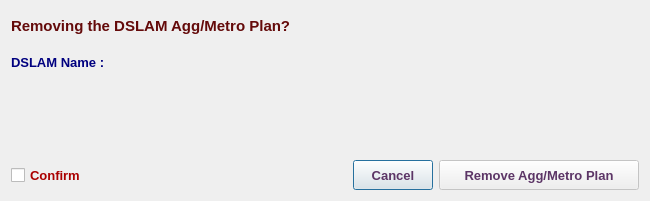
<?xml version="1.0" encoding="UTF-8"?>
<ui version="4.0">
 <class>MA5600RemoveAggMetroPlanDialog</class>
 <widget class="QDialog" name="MA5600RemoveAggMetroPlanDialog">
  <property name="geometry">
   <rect>
    <x>0</x>
    <y>0</y>
    <width>650</width>
    <height>201</height>
   </rect>
  </property>
  <property name="minimumSize">
   <size>
    <width>650</width>
    <height>200</height>
   </size>
  </property>
  <property name="maximumSize">
   <size>
    <width>651</width>
    <height>201</height>
   </size>
  </property>
  <property name="font">
   <font>
    <family>Tahoma</family>
    <pointsize>10</pointsize>
   </font>
  </property>
  <property name="windowTitle">
   <string>Remove Aggregation/Metro Plan</string>
  </property>
  <property name="windowIcon">
   <iconset resource="../../../../../image.qrc">
    <normaloff>:/Image/remove.png</normaloff>:/Image/remove.png</iconset>
  </property>
  <layout class="QVBoxLayout" name="verticalLayout">
   <item>
    <widget class="QLabel" name="dslamLbl_2">
     <property name="minimumSize">
      <size>
       <width>400</width>
       <height>30</height>
      </size>
     </property>
     <property name="maximumSize">
      <size>
       <width>16777215</width>
       <height>60</height>
      </size>
     </property>
     <property name="font">
      <font>
       <family>Tahoma</family>
       <pointsize>11</pointsize>
       <weight>75</weight>
       <bold>true</bold>
      </font>
     </property>
     <property name="styleSheet">
      <string notr="true">color: rgb(100, 10, 10);</string>
     </property>
     <property name="text">
      <string>Removing the DSLAM Agg/Metro Plan?</string>
     </property>
     <property name="alignment">
      <set>Qt::AlignLeading|Qt::AlignLeft|Qt::AlignVCenter</set>
     </property>
     <property name="wordWrap">
      <bool>true</bool>
     </property>
    </widget>
   </item>
   <item>
    <layout class="QHBoxLayout" name="horizontalLayout">
     <item>
      <widget class="QLabel" name="label">
       <property name="minimumSize">
        <size>
         <width>120</width>
         <height>30</height>
        </size>
       </property>
       <property name="maximumSize">
        <size>
         <width>120</width>
         <height>30</height>
        </size>
       </property>
       <property name="font">
        <font>
         <family>Tahoma</family>
         <pointsize>10</pointsize>
         <weight>75</weight>
         <bold>true</bold>
        </font>
       </property>
       <property name="styleSheet">
        <string notr="true">color: rgb(0, 0, 127);</string>
       </property>
       <property name="text">
        <string>DSLAM Name :</string>
       </property>
      </widget>
     </item>
     <item>
      <widget class="QLabel" name="dslamLbl">
       <property name="minimumSize">
        <size>
         <width>400</width>
         <height>30</height>
        </size>
       </property>
       <property name="maximumSize">
        <size>
         <width>16777215</width>
         <height>30</height>
        </size>
       </property>
       <property name="font">
        <font>
         <family>Tahoma</family>
         <pointsize>10</pointsize>
         <weight>75</weight>
         <bold>true</bold>
        </font>
       </property>
       <property name="styleSheet">
        <string notr="true">color: rgb(85, 0, 127);</string>
       </property>
       <property name="text">
        <string/>
       </property>
       <property name="alignment">
        <set>Qt::AlignLeading|Qt::AlignLeft|Qt::AlignVCenter</set>
       </property>
      </widget>
     </item>
    </layout>
   </item>
   <item>
    <spacer name="verticalSpacer">
     <property name="font">
      <font>
       <family>Tahoma</family>
       <pointsize>10</pointsize>
      </font>
     </property>
     <property name="orientation">
      <enum>Qt::Vertical</enum>
     </property>
     <property name="sizeHint" stdset="0">
      <size>
       <width>20</width>
       <height>42</height>
      </size>
     </property>
    </spacer>
   </item>
   <item>
    <layout class="QHBoxLayout" name="horizontalLayout_2">
     <item>
      <widget class="QCheckBox" name="checkBox">
       <property name="minimumSize">
        <size>
         <width>0</width>
         <height>30</height>
        </size>
       </property>
       <property name="maximumSize">
        <size>
         <width>16777215</width>
         <height>30</height>
        </size>
       </property>
       <property name="font">
        <font>
         <family>Tahoma</family>
         <pointsize>10</pointsize>
         <weight>75</weight>
         <bold>true</bold>
        </font>
       </property>
       <property name="styleSheet">
        <string notr="true">color: rgb(170, 0, 0);</string>
       </property>
       <property name="text">
        <string>Confirm</string>
       </property>
      </widget>
     </item>
     <item>
      <spacer name="horizontalSpacer_3">
       <property name="font">
        <font>
         <family>Tahoma</family>
         <pointsize>10</pointsize>
        </font>
       </property>
       <property name="orientation">
        <enum>Qt::Horizontal</enum>
       </property>
       <property name="sizeHint" stdset="0">
        <size>
         <width>40</width>
         <height>20</height>
        </size>
       </property>
      </spacer>
     </item>
     <item>
      <widget class="QPushButton" name="cancelBtn">
       <property name="sizePolicy">
        <sizepolicy hsizetype="Preferred" vsizetype="Preferred">
         <horstretch>0</horstretch>
         <verstretch>0</verstretch>
        </sizepolicy>
       </property>
       <property name="minimumSize">
        <size>
         <width>0</width>
         <height>30</height>
        </size>
       </property>
       <property name="maximumSize">
        <size>
         <width>16777215</width>
         <height>30</height>
        </size>
       </property>
       <property name="font">
        <font>
         <family>Tahoma</family>
         <pointsize>10</pointsize>
         <weight>75</weight>
         <bold>true</bold>
        </font>
       </property>
       <property name="styleSheet">
        <string notr="true">color: rgb(92, 53, 102);</string>
       </property>
       <property name="text">
        <string>Cancel</string>
       </property>
      </widget>
     </item>
     <item>
      <widget class="QPushButton" name="okBtn">
       <property name="enabled">
        <bool>false</bool>
       </property>
       <property name="sizePolicy">
        <sizepolicy hsizetype="Preferred" vsizetype="Preferred">
         <horstretch>0</horstretch>
         <verstretch>0</verstretch>
        </sizepolicy>
       </property>
       <property name="minimumSize">
        <size>
         <width>200</width>
         <height>30</height>
        </size>
       </property>
       <property name="maximumSize">
        <size>
         <width>250</width>
         <height>30</height>
        </size>
       </property>
       <property name="font">
        <font>
         <family>Tahoma</family>
         <pointsize>10</pointsize>
         <weight>75</weight>
         <bold>true</bold>
        </font>
       </property>
       <property name="styleSheet">
        <string notr="true">color: rgb(92, 53, 102);</string>
       </property>
       <property name="text">
        <string>Remove Agg/Metro Plan</string>
       </property>
       <property name="icon">
        <iconset resource="../../../../../image.qrc">
         <normaloff>:/Image/remove.png</normaloff>:/Image/remove.png</iconset>
       </property>
       <property name="iconSize">
        <size>
         <width>20</width>
         <height>20</height>
        </size>
       </property>
      </widget>
     </item>
    </layout>
   </item>
  </layout>
 </widget>
 <tabstops>
  <tabstop>checkBox</tabstop>
  <tabstop>okBtn</tabstop>
  <tabstop>cancelBtn</tabstop>
 </tabstops>
 <resources>
  <include location="../../../../../image.qrc"/>
 </resources>
 <connections/>
</ui>
